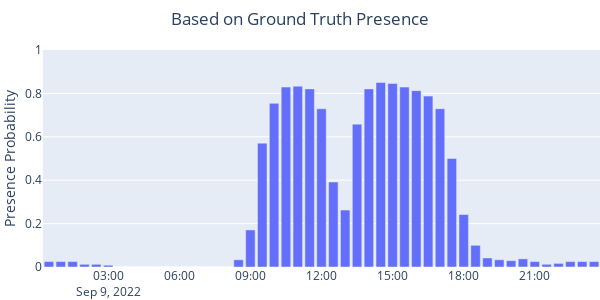
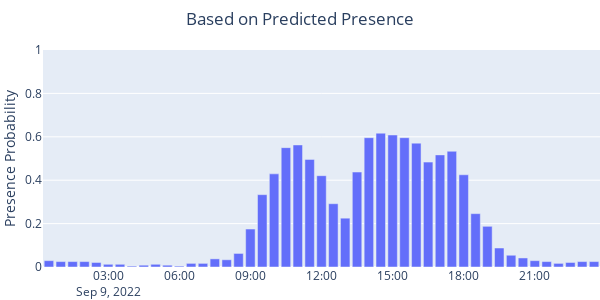

Source (notebook cell) for these figures, in order:
### Code cell
# Select example day for visualization.
df_profile_workday = df_profile[(df_profile.index > '2022-09-09') & (df_profile.index < '2022-09-10')]

# Visualize ground truth and predicted profile.
for title, column in {'Based on Ground Truth Presence': 'presence_gt', 'Based on Predicted Presence': 'presence_predicted'}.items():
    fig = make_subplots(rows=1, cols=1)

    fig.add_trace(
        go.Bar(
            name='profile',
            x=df_profile_workday.index,
            y=df_profile_workday[column],
        ),
        row=1,
        col=1,
    )

    fig.update_yaxes(title_text='Presence Probability', range=[0, 1])
    fig.update_layout(title_text=title, title_x=0.5, margin={'t': 50, 'r': 0, 'b': 0, 'l': 0}, width=600, height=300)
    fig.show()
